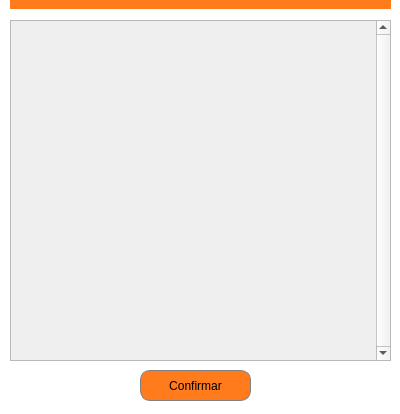
<?xml version="1.0" encoding="UTF-8"?>
<ui version="4.0">
 <class>Dialog</class>
 <widget class="QDialog" name="Dialog">
  <property name="geometry">
   <rect>
    <x>0</x>
    <y>0</y>
    <width>400</width>
    <height>414</height>
   </rect>
  </property>
  <property name="windowTitle">
   <string>Escolher Matéria</string>
  </property>
  <property name="styleSheet">
   <string notr="true">QDialog{
background-color: rgb(255, 255, 255)
}</string>
  </property>
  <widget class="QPushButton" name="btnConfirmar">
   <property name="geometry">
    <rect>
     <x>140</x>
     <y>370</y>
     <width>111</width>
     <height>31</height>
    </rect>
   </property>
   <property name="styleSheet">
    <string notr="true">font: 25 10pt &quot;Malgun Gothic Semilight&quot;;
border: 0.7px solid grey;
border-radius: 10px;
background-color: rgb(255, 123, 28);
box-shadow: 5px -9px 3px #000;


</string>
   </property>
   <property name="text">
    <string>Confirmar</string>
   </property>
  </widget>
  <widget class="QFrame" name="frameLaranja">
   <property name="geometry">
    <rect>
     <x>10</x>
     <y>0</y>
     <width>381</width>
     <height>9</height>
    </rect>
   </property>
   <property name="styleSheet">
    <string notr="true">background-color: rgb(255, 123, 28);
border-radius: 0.2px;
</string>
   </property>
   <property name="frameShape">
    <enum>QFrame::StyledPanel</enum>
   </property>
   <property name="frameShadow">
    <enum>QFrame::Raised</enum>
   </property>
  </widget>
  <widget class="QScrollArea" name="scrollArea">
   <property name="geometry">
    <rect>
     <x>10</x>
     <y>20</y>
     <width>381</width>
     <height>341</height>
    </rect>
   </property>
   <property name="verticalScrollBarPolicy">
    <enum>Qt::ScrollBarAlwaysOn</enum>
   </property>
   <property name="horizontalScrollBarPolicy">
    <enum>Qt::ScrollBarAsNeeded</enum>
   </property>
   <property name="widgetResizable">
    <bool>true</bool>
   </property>
   <widget class="QWidget" name="scrollAreaWidgetContents">
    <property name="geometry">
     <rect>
      <x>0</x>
      <y>0</y>
      <width>358</width>
      <height>339</height>
     </rect>
    </property>
    <widget class="QWidget" name="verticalLayoutWidget">
     <property name="geometry">
      <rect>
       <x>0</x>
       <y>0</y>
       <width>381</width>
       <height>520</height>
      </rect>
     </property>
     <layout class="QVBoxLayout" name="verticalLayout"/>
    </widget>
   </widget>
  </widget>
 </widget>
 <resources/>
 <connections/>
</ui>
